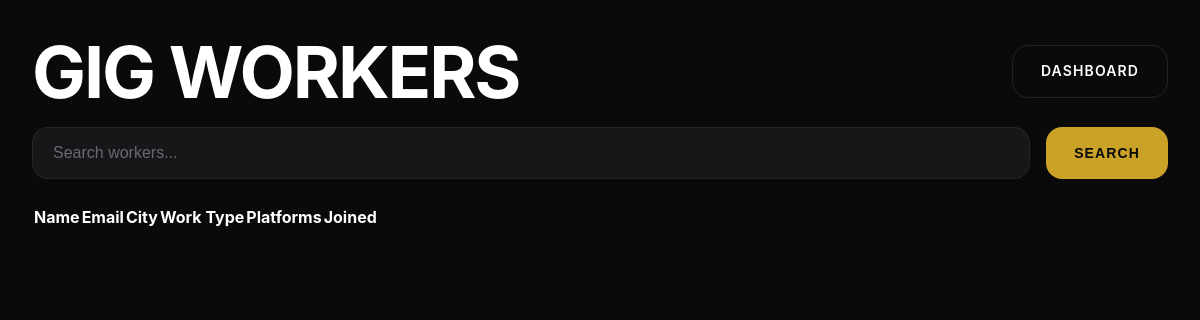
/admin/users.php (signed in), run on an earlier commit of the app's database.
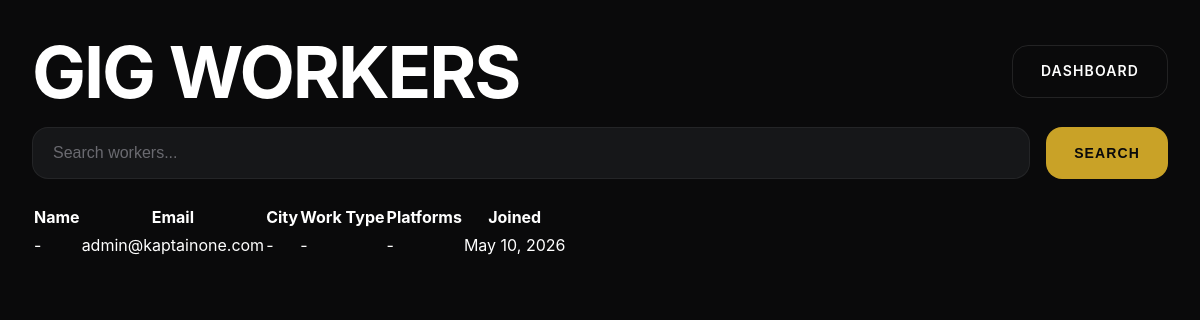
And on a later commit of the database.
### tables this page shows
CREATE TABLE IF NOT EXISTS users (
    id INT UNSIGNED AUTO_INCREMENT PRIMARY KEY,
    email VARCHAR(150) NOT NULL UNIQUE,
    password_hash VARCHAR(255),
    role ENUM('gig_worker', 'admin') DEFAULT 'gig_worker',
    auth_provider VARCHAR(30) DEFAULT 'email',
    is_active BOOLEAN DEFAULT TRUE,
    email_verified_at DATETIME,
    last_login DATETIME,
    created_at TIMESTAMP DEFAULT CURRENT_TIMESTAMP,
    updated_at TIMESTAMP DEFAULT CURRENT_TIMESTAMP ON UPDATE CURRENT_TIMESTAMP,
    INDEX idx_users_role (role),
    INDEX idx_users_active (is_active)
);

### includes/functions.php (called while the page is built, shortened)
<?php
require_once __DIR__ . '/../config/config.php';
function e(string $text): string {
    return htmlspecialchars($text, ENT_QUOTES, 'UTF-8');
}
function format_date(string $date, string $format = 'M j, Y'): string {
    return date($format, strtotime($date));
}

### config/config.php (called while the page is built, shortened)
<?php
$DB_CONFIG = [
    'host'     => 'localhost',
    'database' => 'u123456789_kaptain',
    'username' => 'u123456789_admin',
    'password' => 'your_db_password',
    'charset'  => 'utf8mb4',
    'port'     => 3306
];

### includes/db.php (called while the page is built, shortened)
<?php
require_once __DIR__ . '/../config/config.php';
class Database {
    private static ?PDO $instance = null;
    public static function connect(): PDO {
        global $DB_CONFIG;
        if (self::$instance === null) {
            try {
                $dsn = sprintf(
                    'mysql:host=%s;port=%d;dbname=%s;charset=%s',
                    $DB_CONFIG['host'],
                    $DB_CONFIG['port'],
                    $DB_CONFIG['database'],
                    $DB_CONFIG['charset']
                );
                self::$instance = new PDO($dsn, $DB_CONFIG['username'], $DB_CONFIG['password'], [
                    PDO::ATTR_ERRMODE            => PDO::ERRMODE_EXCEPTION,
                    PDO::ATTR_DEFAULT_FETCH_MODE => PDO::FETCH_ASSOC,
                    PDO::ATTR_EMULATE_PREPARES   => false,
                ]);
            } catch (PDOException $e) {
                error_log('Database connection failed: ' . $e->getMessage());
                throw new Exception('Service temporarily unavailable');
            }
        }
        return self::$instance;
    }
    public static function query(string $sql, array $params = []): PDOStatement {
        $stmt = self::connect()->prepare($sql);
        $stmt->execute($params);
        return $stmt;
    }
    public static function fetchAll(string $sql, array $params = []): array {
        $stmt = self::query($sql, $params);
        return $stmt->fetchAll();
    }
}

### admin/users.php (the view, shortened to what this page needs)
<?php
require_once __DIR__ . '/../includes/functions.php';
require_once __DIR__ . '/../includes/db.php';
$q = trim($_GET['q'] ?? '');
$params = [];
$where = '';
$users = Database::fetchAll(
    "SELECT u.*, p.full_name, p.phone, p.city, p.work_type, p.preferred_platforms
     FROM users u
     LEFT JOIN user_profiles p ON p.user_id = u.id
     $where
     ORDER BY u.created_at DESC",
    $params
);
?>
<!DOCTYPE html><html lang="en"><head><link rel="stylesheet" href="../assets/css/main.css"><link rel="stylesheet" href="../assets/css/responsive.css"></head>
<body class="admin-page"><main class="admin-workspace">
<header class="admin-top"><h1>Gig Workers</h1><a href="dashboard.php" class="btn btn-secondary">Dashboard</a></header>
<form method="get" class="admin-filter"><input class="form-control" name="q" placeholder="Search workers..." value="<?= e($q) ?>"><button class="btn btn-primary">Search</button></form>
<div class="admin-table-wrap"><table class="admin-table"><thead><tr><th>Name</th><th>Email</th><th>City</th><th>Work Type</th><th>Platforms</th><th>Joined</th></tr></thead><tbody>
<?php foreach ($users as $worker): ?><tr><td><?= e($worker['full_name'] ?: '-') ?></td><td><?= e($worker['email']) ?></td><td><?= e($worker['city'] ?: '-') ?></td><td><?= e($worker['work_type'] ?: '-') ?></td><td><?= e($worker['preferred_platforms'] ?: '-') ?></td><td><?= format_date($worker['created_at']) ?></td></tr><?php endforeach; ?>
</tbody></table></div>
</main></body></html>

### assets/css/main.css (style rules this page uses)
:root { --bg-primary: #0a0a0b; --bg-secondary: #111113; --bg-tertiary: #161719; --bg-card: #1a1a1c; --text-primary: #ffffff; --text-secondary: #a0a0a5; --text-muted: #6a6a70; --accent-gold: #c9a227; --accent-gold-hover: #dcc040; --accent-bronze: #8b7355; --line-subtle: rgba(255,255,255,0.06); --line-visible: rgba(255,255,255,0.1); --shadow-elevated: 0 25px 80px rgba(0,0,0,0.4); --shadow-card: 0 8px 32px rgba(0,0,0,0.3); --gradient-hero: linear-gradient(135deg, rgba(10,10,11,0.95) 0%, rgba(10,10,11,0.7) 50%, rgba(10,10,11,0.4) 100%); --gradient-card: linear-gradient(145deg, rgba(26,26,28,1) 0%, rgba(22,23,25,1) 100%); --radius-sm: 8px; --radius-md: 16px; --radius-lg: 24px; --radius-xl: 32px; --transition-fast: 0.15s ease; --transition-smooth: 0.3s cubic-bezier(0.4, 0, 0.2, 1); --transition-slow: 0.5s cubic-bezier(0.4, 0, 0.2, 1); }
* { margin: 0; padding: 0; box-sizing: border-box; }
html { scroll-behavior: smooth; font-size: 16px; }
body { font-family: 'Inter', -apple-system, BlinkMacSystemFont, sans-serif; font-weight: 400; line-height: 1.6; color: var(--text-primary); background: var(--bg-primary); min-height: 100vh; -webkit-font-smoothing: antialiased; -moz-osx-font-smoothing: grayscale; }
a, a:hover, a:focus, a:active, a:visited { color: inherit; text-decoration: none; }
h1, h2, h3, h4, h5, h6 { font-weight: 600; line-height: 1.1; letter-spacing: -0.02em; }
h1 { font-size: clamp(2.5rem, 5vw + 1rem, 4.5rem); font-weight: 700; text-transform: uppercase; letter-spacing: -0.03em; }
.btn { display: inline-flex; align-items: center; justify-content: center; gap: 0.5rem; padding: 0.875rem 1.75rem; font-size: 0.875rem; font-weight: 600; text-transform: uppercase; letter-spacing: 0.08em; border: none; border-radius: var(--radius-md); cursor: pointer; text-decoration: none; transition: var(--transition-smooth); white-space: nowrap; }
.btn-primary { background: var(--accent-gold); color: var(--bg-primary); }
.btn-secondary { background: transparent; color: var(--text-primary); border: 1px solid var(--line-visible); }
.package-card__top, .status-row, .admin-top { display: flex; justify-content: space-between; align-items: center; gap: 1rem; }
.admin-page { min-height: 100vh; background: var(--bg-primary); }
.admin-workspace { padding: 2rem; }
.admin-filter { display: flex; gap: 1rem; margin: 1rem 0 1.5rem; }
.admin-table-wrap { overflow-x: auto; }

### assets/css/responsive.css (style rules this page uses)
.form-control { width: 100%; padding: 1rem 1.25rem; background: var(--bg-tertiary); border: 1px solid var(--line-subtle); border-radius: var(--radius-md); color: var(--text-primary); font-size: 1rem; transition: var(--transition-fast); }
.form-control::placeholder { color: var(--text-muted); }

What changed in the data, as far as the page shows it:
added users: full_name "-", email "admin@kaptainone.com", city "-", work_type "-", preferred_platforms "-", created_at "May 10, 2026"
